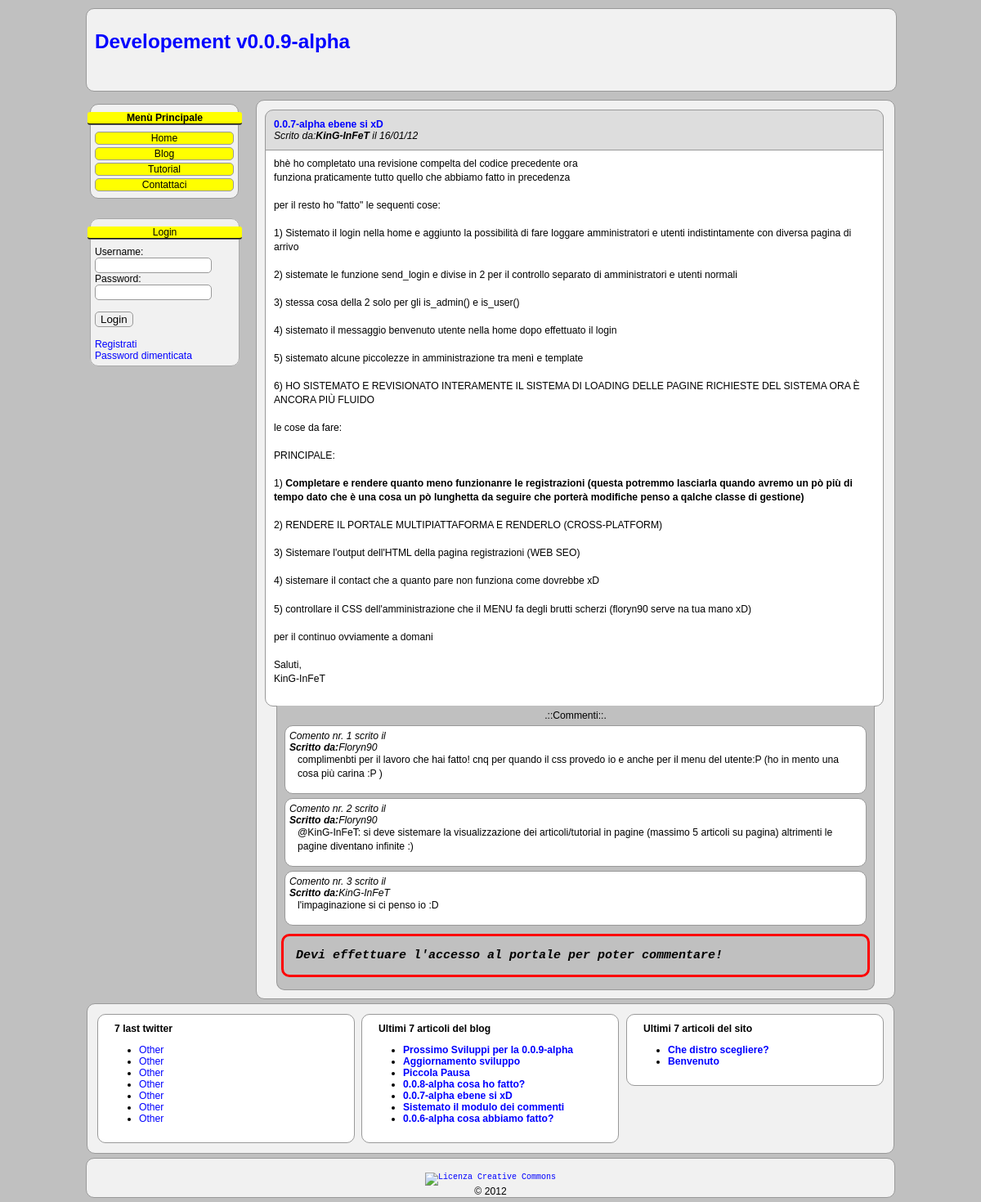
Screenshot of /?page=view_article_blog&id=6 with the database file from the repository.
### tables this page shows
CREATE TABLE IF NOT EXISTS `admin_blog` (
  `id` int(11) NOT NULL AUTO_INCREMENT,
  `author` text NOT NULL,
  `title` text NOT NULL,
  `post` text NOT NULL,
  `post_date` text NOT NULL,
  `num_read` int(11) NOT NULL,
  `cat_id` int(11) NOT NULL,
  KEY `id` (`id`)
);

CREATE TABLE IF NOT EXISTS `admin_comments_blog` (
  `id` int(11) NOT NULL AUTO_INCREMENT,
  `blog_id` int(11) NOT NULL DEFAULT '0',
  `name` text NOT NULL,
  `comment` text NOT NULL,
  `ip` text NOT NULL,
  `data` text NOT NULL,
  KEY `id` (`id`)
);

CREATE TABLE IF NOT EXISTS `admin_tutorial` (
  `id` int(11) NOT NULL AUTO_INCREMENT,
  `author` text NOT NULL,
  `title` text NOT NULL,
  `post` text NOT NULL,
  `post_date` text NOT NULL,
  `num_read` int(11) NOT NULL,
  `cat_id` int(11) NOT NULL,
  KEY `id` (`id`)
);

### index.php (called while the page is built, shortened)
<?php
$Template = new Template();
$Template->_TPrint();
?>

### classes/config.php (called while the page is built, shortened)
<?php
$_CONFIG =
array(
    'DB_HOST' => 'localhost',
    'DB_USER' => 'dev123',
    'DB_PASS' => '',
    'DB_NAME' => 'my_dev123'
);
?>

### classes/mysql.class.php (called while the page is built, shortened)
<?php
class MySQL extends Security {
	private $conn   = NULL;
	public function __construct ($db_host, $db_user, $db_pass, $db_name) {
		if (!$this -> conn = @mysql_connect ($db_host, $db_user, $db_pass)) {
			die ("<div class=\"error\">".mysql_error()."</div>");
		}
	}
	public function sendQuery ($query) {
		if (!$this -> result = @mysql_query ($query, $this -> conn)) {
			die ("<div class=\"error\">SQL Error: ".mysql_error()."</div>");
		}else {
			return $this -> result;
		}
	}
}

### classes/security.class.php (called while the page is built, shortened)
<?php
class Security {
	public function VarProtect ($content) {
		if (is_array ($content)) {
			foreach ($content as $key => $val)
				$content[$key] = mysql_real_escape_string (htmlspecialchars (stripslashes ($content[$key])));
		}else{
			$content = mysql_real_escape_string (htmlspecialchars ($content));
		}
		return (get_magic_quotes_gpc () ? stripslashes ($content) : $content);
	}
}
?>

### classes/Template.class.php (the view, shortened to what this page needs)
<?php
class Template extends Login {
	public function __construct () {
    	include(CLASSES_DIR . "config.php");
        include_once(CLASSES_DIR . "mysql.class.php");
		include_once(CLASSES_DIR . "login.class.php");
		$this->sql = new MySQL ($_CONFIG['DB_HOST'], $_CONFIG['DB_USER'], $_CONFIG['DB_PASS'], $_CONFIG['DB_NAME']);
	}
    public function _TPrint() {
        $this->_header();
        $this->_title();
        $this->_content();
        $this->_leftbar();
        $this->_extra();
        $this->_footer();
 }
    public function _header() {
        print "<!DOCTYPE HTML>"
            . "\n<html xmlns=\"http://www.w3.org/1999/xhtml\">"
            . "\n<head>"
            . "\n<title>"._TITLE_SITE_."</title>"
            . "\n<meta http-equiv=\"content-type\" content=\"text/html; charset=UTF-8\" />"
            . "\n<meta name=\"KEYWORDS\" content=\""._KEYWORDS_."\" />"
            . "\n<meta name=\"DESCRIPTION\" content=\""._DESCRIPTION_."\" />"
            . "\n<meta name=\"ROBOTS\" content=\"INDEX, FOLLOW\" />"
            . "\n<meta name=\"REVISIT-AFTER\" content=\"1 DAYS\" />"
            . "\n<meta name=\"RATING\" content=\"GENERAL\" />"
            . "\n<meta name=\"RESOURCE-TYPE\" content=\"DOCUMENT\" />"
            . "\n<meta name=\"DISTRIBUTION\" content=\"GLOBAL\" />"
            . "\n<meta name=\"GENERATOR\" content=\""._GENERATOR_."\" />"
            . "\n<meta name=\"AUTHOR\" content=\""._AUTHOR_."\" />"
            . "\n<meta name=\"COPYRIGHT\" content=\""._COPYRIGHT_."\" />"
            . "\n"
            . "\n"
            . "\n<script type=\"text/javascript\" src=\"js/jquery-1.7.1.js\"></script>"
            . "\n<script type=\"text/javascript\" src=\"js/jquery-ui-1.8.16.js\"></script>"
            . "\n"
            . "\n"
            . "\n<link rel=\"stylesheet\" type=\"text/css\" href=\"css/styles.css\">"
            . "\n"
            . "\n<link rel=\"icon\" href=\"img/favicon.ico\" type=\"image/png\" />"
            . "\n</head>"
            . "\n<body  >"
            . "\n<div id=\"container\">";
    }
    public function _title() {
        print "\n<div id=\"header\">"
            . "\n\t<h1><a href=\"index.php\">"._TITLE_SITE_."</a></h1>"
            . "\n</div>";
    }
    public function _content() {
        print "\n<div id=\"wrapper\">"
            . "\n\t<div id=\"content\">";
        $PLoad = new PageLoader();
        $PLoad->Loader(@$_GET['page']);
	       print "\n\t</div>"
            . "\n</div>";
    }
    public function _leftbar() {
    	print "\n<div id=\"leftbar\">"
    		. "<div id=\"hmenu\">"
            . "\n<center><strong>Men&ugrave; Principale</strong></center>"
            . "</div>";
        print "\n<div id=\"navigation\">"
			. "<br /><br />"
            . "\n<a href=\"index.php\"><li><center>Home</center></li></a>"
            . "\n<a href=\"?page=blog\"><li><center>Blog</center></li></a>"
            . "\n<a href=\"?page=tutorial\"><li><center>Tutorial</center></li></a>"
            . "\n<a href=\"?page=contact\"><li><center>Contattaci</center></li></a>"
            . "\n</div>";
        @$user = empty($_COOKIE['admin_user']) ? $_COOKIE['normal_user'] : $_COOKIE['admin_user'];
        if(@$_COOKIE['admin_user'] || @$_COOKIE['normal_user']){
            print "\n <div id=\"hmenu\"><center>Logged</center></div>"
            	. "\n<fieldset style=\"margin:5px;padding:5px;background-color:#f1f1f1; border:1px solid #A8A8A8;\">"
	    		. "\n   <br /><br /><center>&hearts; Benvenuto, ".htmlspecialchars($user)."!</center><br />";
			if(@$_COOKIE['admin_user']) {
				print "\n<br /><a href=\"./admin.php\">&rsaquo;&rsaquo; Pannello amministrazione</a>";
			}
				print "\n<br /><a href=\"./index.php?page=gestione_user&token=".$_SESSION['token']."\">&rsaquo;&rsaquo; Modifica profilo</a>"
	    		. "\n<br /><a href=\"./index.php?page=logout&token=".$_SESSION['token']."\">&rsaquo;&rsaquo; Logout</a>"
	    		. "\n </fieldset>";
		}
	    else
            $this->form_login(@$_REQUEST['user'], @$_REQUEST['pass']);
    	print "\n</div>"
    		. "\n</div>";
}
    public function _extra() {
        print "\n<div id=\"extra\">"
            . "\n   <div id=\"twitter\">"
            . "\n   <p><strong>7 last twitter</strong></p>"
            . "\n       <ul>"
            . "\n           <li><a href=\"#\">Other</a></li>"
            . "\n             <li><a href=\"#\">Other</a></li>"
            . "\n             <li><a href=\"#\">Other</a></li>"
            . "\n             <li><a href=\"#\">Other</a></li>"
            . "\n             <li><a href=\"#\">Other</a></li>"
            . "\n             <li><a href=\"#\">Other</a></li>"
            . "\n             <li><a href=\"#\">Other</a></li>"
            . "\n   </ul>"
            . "\n   </div>"
	        . "\n   "
            . "\n   <div id=\"last_topic_forum\">"
            . "\n   <p><strong>Ultimi 7 articoli del blog</strong></p>"
	        . "\n       <ul>";
	        $this->post = $this->sql->sendQuery("SELECT * FROM ".__PREFIX__."blog ORDER BY id DESC");
			$i = 0;
            while(($this->article = mysql_fetch_array($this->post)) && $i < 7) {
    	     	print "\n<li><a href=\"?page=view_article_blog&id=".$this->article['id']."\"><b>".$this->article['title']."</b></a></li>";
	            $i++;
			}
            print "\n   </ul>"
                . "\n   </div>"
	            . "\n   "
    	        . "\n   <div id=\"last_news\">"
            	. "\n   <p><strong>Ultimi 7 articoli del sito</strong></p>"
	            . "\n       <ul>";
	        $this->post = $this->sql->sendQuery("SELECT * FROM ".__PREFIX__."tutorial ORDER BY id DESC");
	        $j = 0;
            while(($this->article = mysql_fetch_array($this->post)) && $j < 7) {
    	     	print "\n<li text-align=\"left\"><a href=\"?page=view_article_tutorial&id=".$this->article['id']."\"><b>".$this->article['title']."</b></a></li>";
				$j++;
			}
            print "\n   </ul>"
            	. "\n   </div>"
            	. "\n </div>";
    }
    public function _footer() {
        print "\n\t<div id=\"footer\">"
            . "\n\t\t<br /><a rel=\"license\" href=\"http://creativecommons.org/licenses/by-nc-sa/3.0/\"><img alt=\"Licenza Creative Commons\" style=\"border-width:0\" src=\"http://i.creativecommons.org/l/by-nc-sa/3.0/88x31.png\" /></a><br />"
            . "\n\t&copy; ".date("Y")
            . "\n<br />"
            . "\n\t</div>"
            . "\n</body>"
            . "\n</html>";
    }
}
?>

### pages/view_article_blog/index.php
<?php
include(CLASSES_DIR ."config.php");
$this->sql = new MySQL ($_CONFIG['DB_HOST'], $_CONFIG['DB_USER'], $_CONFIG['DB_PASS'], $_CONFIG['DB_NAME']);
$this->id = (int) $_GET['id'];
$this->post = $this->sql->sendQuery("SELECT * FROM ".__PREFIX__."blog WHERE id = ".$this->id);
while($this->article = mysql_fetch_array($this->post)) {
print "\n\t<div id=\"article_top\">"
    	    	. "\n<b> <a href=\"?page=view_article_blog&id=".$this->article['id']."\">".$this->article['title']."</a></b>"
    			. "\n<br /><i>Scrito da:<b>".$this->article['author']."</b> il ".$this->article['post_date']."</i>"
    			. "\n\t</div>"
    			. "<div id=\"article\">"
    				. "\n<br /><br /><br /><br /><p>".BBCode($this->article['post'])."</p> <br />"
    		. "\n\t</div>";
}
$this->comments = $this->sql->sendQuery("SELECT * FROM ".__PREFIX__."comments_blog WHERE blog_id = ".$this->id." ORDER BY id");
print "<div id=\"comments\">"
	. "\n<center>.::Commenti::.</center>";
$count = 1;
if(mysql_num_rows($this->comments) == 0) {
	print "<div id=\"commento\">"
    	. "\n\n<em>Non ci sono ancora Commenti</em><br />\n"
    	. "\n</div>";
}elseif(mysql_num_rows($this->comments) > 0) {
    while($row = mysql_fetch_array($this->comments)) {
        print "<div id=\"commento\">"
        	. "\n<i>Comento nr. ".$count." scrito il ".$row['data']."<br /><b>Scritto da:</b>".$row['name']."</i><br />"
            . "\n<p>".$row['comment']."</p>"
			. "</div>";
			$count++;
	}
}
if(($this->is_user(@$_COOKIE['normal_user'], @$_COOKIE['normal_pass']) == TRUE) || ($this->is_admin(@$_COOKIE['admin_user'], @$_COOKIE['admin_pass']) == TRUE)) {
    @$user = (isset($_COOKIE['normal_user'])) ? @$_COOKIE['normal_user'] : @$_COOKIE['admin_user'];
    print "\n<div id=\"commento\">"
        . "\n<form name=\"addcomment\" action=\"?page=view_article_blog&id=".$this->id."&action=send_comment\" method=\"POST\">"
        . "\n<b><i>Lasciaci un tuo commento riguardante l'articolo che hai appena letto!</i></b><br /><br />"
        . "\n<b>Nome:</b><br /><input type=\"text\" name=\"name\" value=\"".htmlspecialchars($user)."\" disabled=\"disabled\"/><br /><br />"
        . "\n<input type=\"hidden\" name=\"nome\" value=\"".htmlspecialchars($user)."\" />"
        . "\n<b>Commento:</b><br /><textarea name=\"comment\" cols=\"30\" rows=\"5\"></textarea><br /><br />"
        . "\n<input type=\"submit\" value=\"Invia\" />"
        . "\n</form>"
        . "\n</div>";
    if(@$_GET['action'] == 'send_comment') {
        if(empty($_POST['nome']) || empty($_POST['comment']))
            die( "<script>alert(\"Riempire tutti i campi!\");</script>");
        if (strlen($_POST['comment']) > 500)
            die( "<script>alert(\"Commento troppo lungo\");</script>");
        $commento = mysql_real_escape_string( htmlspecialchars( stripslashes( $_POST['comment'] )));
        $name     = mysql_real_escape_string( htmlspecialchars( stripslashes( $_POST['nome']    )));
        $ip       = $_SERVER['REMOTE_ADDR'];
    	$data	  = date(DATE_RFC822);
        $this->sql->sendQuery("INSERT INTO ".__PREFIX__."comments_blog (blog_id, name, comment, ip, data) VALUES ('".$this->id."', '{$name}', '{$commento}', '{$ip}', '{$data}')");
        header('Location: index.php?page=view_article_blog&id='.$this->id);
    }
}else{
    print "\n<div class=\"error\">"
        . "\n<b><i>Devi effettuare l'accesso al portale per poter commentare!</i></b>"
        . "\n</div>";
}
print "</div>";
?>

### classes/BBCode.class.php
<?php
	function BBCode($text) {
		$text = str_replace("\n","<br />",$text);
		$text = str_replace("&egrave;","è",$text);
		$text = str_replace("&agrave;","à",$text);
		$text = str_replace("&quot;","\"",$text);
		$text = str_replace("&ugrave;","ù",$text);
		$text = str_replace("&Igrave;","ì",$text);
		$text = str_replace("&nbsp;"," ",$text);
		$text = str_replace("&euro;","€",$text);
		$text = str_replace(":)", "<img alt=\":)\" src=\"img/01.jpg\">", $text);
		$text = str_replace(":D", "<img alt=\":D\" src=\"img/02.jpg\">", $text);
		$text = str_replace(";)", "<img alt=\";)\" src=\"img/03.jpg\" >", $text);
		$text = str_replace("^_^", "<img alt=\"^_^\" src=\"img/04.gif\">", $text);
		$text = str_replace(":(", "<img alt=\":(\" src=\"img/06.gif\">", $text);
		$text = str_replace("<<bira>>", "<img alt=\"bira\" src=\"img/bira.gif\">", $text);
		$text = str_replace("<<king>>", "<img alt=\"king\" src=\"img/king.gif\">", $text);
		$text = str_replace("<<figo>>", "<img alt=\"figo\" src=\"img/figo.gif\">", $text);
		$text = str_replace("[img]", "<img src=\"", $text);
		$text = str_replace("[/img]", "\">", $text);
		$text = str_replace("[b]", "<b>", $text);
		$text = str_replace("[/b]", "</b>", $text);
		$text = str_replace("[i]", "<i>", $text);
		$text = str_replace("[/i]", "</i>", $text);
		$text = str_replace("[u]", "<u>", $text);
		$text = str_replace("[/u]", "</u>", $text);
		$text = str_replace("[center]", "<center>", $text);
		$text = str_replace("[/center]", "</center>", $text);
 		$search  = array(
 					"/\\[url\\](.*?)\\[\\/url\\]/is",
 					"/\\[url\\=(.*?)\\](.*?)\\[\\/url\\]/is",
 					"/\\[youtube\\](.*?)\\[\\/youtube\\]/is"
 				);
    	$replace = array(
    				"<a target=\"_blank\" href=\"$1\">$1</a>",
    				"<a target=\"_blank\" href=\"$1\">$2</a>",
    				"<br /><iframe title=\"YouTube video player\" width=\"480\" height=\"390\" src=\"http://www.youtube.com/embed/$1\" frameborder=\"0\" allowfullscreen></iframe>"
				);
 		$text = preg_replace ($search, $replace, $text);
		return $text;
	}
?>

### rows the page displays
admin_blog: title "0.0.7-alpha ebene si xD", author "KinG-InFeT", post_date "16/01/12", post "bhè ho completato una revisione compelta del codice precedente ora funziona praticamente tutto quello che abbiamo fatto in precedenza per il resto ho \"fatto\" le sequenti cose: 1) Sistemato il login nella home e aggiunto la possibilità di fare loggare amministratori e utenti indistintamente con diversa pagina di arrivo 2) sistemate le funzione send_login e divise in 2 per il controllo separato di amministratori e utenti normali 3) stessa cosa della 2 solo per gli is_admin() e is_user() 4) sistemato il messaggio benvenuto utente nella home dopo effettuato il login 5) sistemato alcune piccolezze in amministrazione tra menì e template 6) HO SISTEMATO E REVISIONATO INTERAMENTE IL SISTEMA DI…"
admin_comments_blog: name "Floryn90", comment "complimenbti per il lavoro che hai fatto! cnq per quando il css provedo io e anche per il menu del utente:P (ho in mento una cosa più carina :P )"
admin_comments_blog: name "Floryn90", comment "@KinG-InFeT: si deve sistemare la visualizzazione dei articoli/tutorial in pagine (massimo 5 articoli su pagina) altrimenti le pagine diventano infinite :)"
admin_comments_blog: name "KinG-InFeT", comment "l'impaginazione si ci penso io :D"
admin_blog: title "Prossimo Sviluppi per la 0.0.9-alpha"
admin_blog: title "Aggiornamento sviluppo"
admin_blog: title "Piccola Pausa"
admin_blog: title "0.0.8-alpha cosa ho fatto?"
admin_blog: title "Sistemato il modulo dei commenti"
admin_blog: title "0.0.6-alpha cosa abbiamo fatto?"
admin_tutorial: title "Che distro scegliere?"
admin_tutorial: title "Benvenuto"

### other values shown
_TITLE_SITE_ "Developement v0.0.9-alpha"
